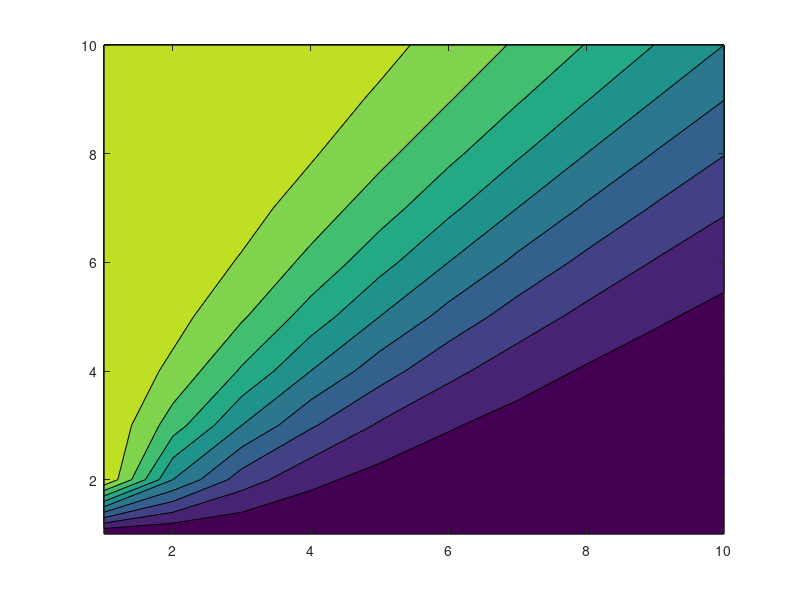
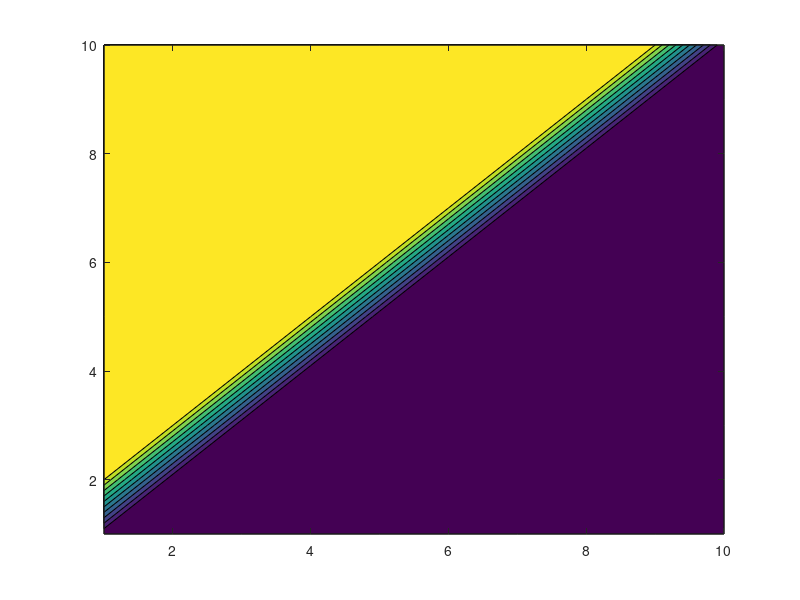

The MATLAB source for these figures, in order:
% Solving the steady 2D advection eqn:
% u*F_x + v*F_y = 0,  u=v=1
% solved with cetral and upwind schemes.
% BC: F(x=0,y)=1, F(x,y=1)=0
clear all
close all
clc
n=10;
F=zeros(n);
F(1,2:n)=1; % Left boundary values
F2=F;
for i=2:n
    for j=2:n
        F(i,j)=(F(i-1,j)+F(i,j-1))/2;
    end
end
v=[0:.1:1];
contourf(F',v)

figure(2)
for i=2:n-1
    for j=2:n-1
        F2(i,j+1)=-F2(i+1,j)+F2(i,j-1)+F2(i-1,j);
    end
end
v=[0:.1:1];
contourf(F2',v)